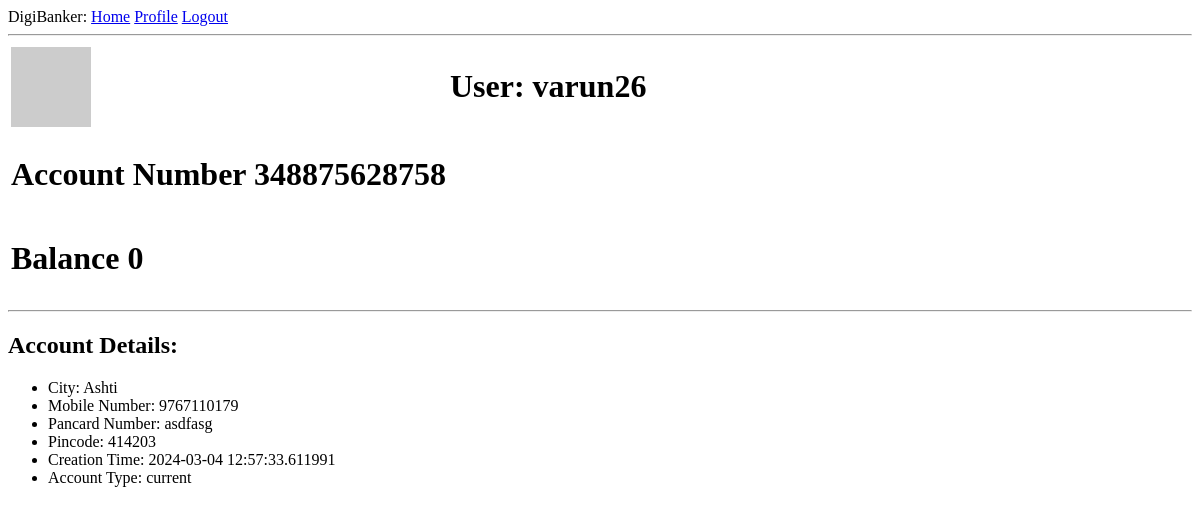
The app's page /user/varun26 (signed in), older data.
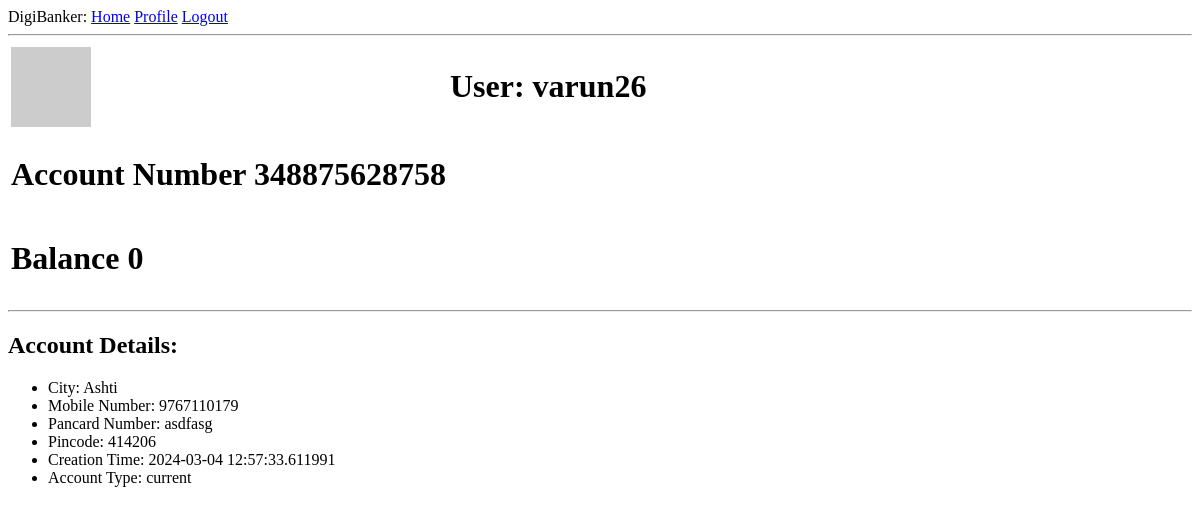
The same page, newer data.
### app/models.py (models this page shows, shortened)
class User(UserMixin, db.Model):
    id: so.Mapped[int] = so.mapped_column(primary_key=True)
    username: so.Mapped[str] = so.mapped_column(sa.String(64), index=True, unique=True)
    email: so.Mapped[str] = so.mapped_column(sa.String(120), index=True, unique=True)
    password_hash: so.Mapped[Optional[str]] = so.mapped_column(sa.String(256))
    accounts: so.WriteOnlyMapped['Account'] = so.relationship(back_populates='user')
    def avatar(self, size):
        digest = md5(self.email.lower().encode('utf-8')).hexdigest()
        return f'https://www.gravatar.com/avatar/{digest}?d=identicon&s={size}'

class Account(db.Model):
    account_no: so.Mapped[str] = so.mapped_column(sa.String(12),primary_key=True)
    balance: so.Mapped[str] = so.mapped_column()
    city: so.Mapped[str] = so.mapped_column(sa.String(40))
    mob_no: so.Mapped[str] = so.mapped_column(sa.String(10))
    pancard_no: so.Mapped[str] = so.mapped_column(sa.String(11))
    pincode: so.Mapped[str] = so.mapped_column(sa.String(6))
    creation_time: so.Mapped[Optional[datetime]] = so.mapped_column(default=lambda: datetime.now(timezone.utc))
    account_type : so.Mapped[str] = so.mapped_column(sa.String(40))
    username: so.Mapped[int] = so.mapped_column(sa.ForeignKey(User.username), index=True)
    user: so.Mapped[User] = so.relationship(back_populates='accounts')

### app/routes.py (the view)
@app.route('/user/<username>')
@login_required
def user(username):
    user = db.first_or_404(sa.select(User).where(User.username==username))
    account = db.first_or_404(sa.select(Account).where(Account.username==username))
    return render_template('user.html', user=user,account=account)

### app/models.py (called while the page is built)
@login.user_loader
def load_user(id):
    return db.session.get(User,int(id))

### app/templates/user.html (shortened to what this page needs)
{% extends "base.html" %}
{% block content %}
    <table>
        <tr valign="top">
            <td><img src="{{ user.avatar(128) }}"></td>
            <td><h1>User: {{ user.username }}</h1></td>
        </tr>
        <tr>
            <td><h1>Account Number {{ account.account_no }}</h1></td>
        </tr>
        <tr>
            <td><h1>Balance {{account.balance}} </h1></td>
        </tr>
    </table>
    <hr>
    <h2>Account Details:</h2>
    <ul>
        <li>City: {{ account.city }}</li>
        <li>Mobile Number: {{ account.mob_no }}</li>
        <li>Pancard Number: {{ account.pancard_no }}</li>
        <li>Pincode: {{ account.pincode }}</li>
        <li>Creation Time: {{ account.creation_time }}</li>
        <li>Account Type: {{ account.account_type }}</li>
    </ul>
{% endblock %}

### app/templates/base.html (shortened to what this page needs)
<!DOCTYPE html>
<html lang="en">
<head>
</head>
<body>
    <div>DigiBanker:
        <a href="{{ url_for('index') }}">Home</a>
        {% if current_user.is_anonymous %}
        <a href="{{ url_for('login') }}">Login</a>
        {% else %}
        <a href="{{ url_for('user', username=current_user.username) }}">Profile</a>
        <a href="{{ url_for('logout') }}">Logout</a>
        {% endif %}
    </div>
    <hr>
    {% block content %}{% endblock %}
</body>
</html>

Row changes from the older to the newer data that the page shows:
changed Account "Ashti": pincode "414203" → "414206"
